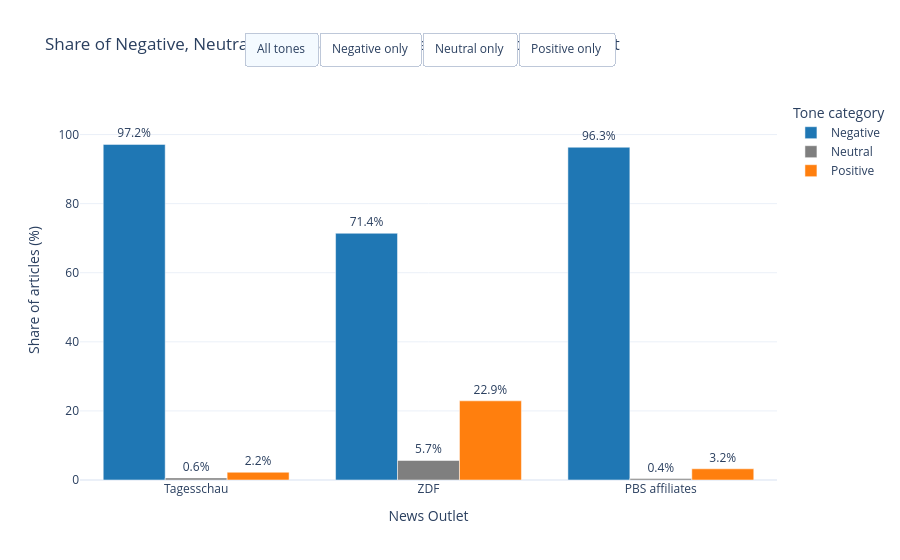

This figure's notebook cell:
### Code cell
import pandas as pd
import numpy as np
from pathlib import Path
import re
import plotly.graph_objects as go

path = Path(r'tagesschau_zdf_pbs_foxnews_bild_gkg_partitioned_full.csv')
df = pd.read_csv(path)

def first_tone(x):
    try:
        return float(str(x).split(',')[0])
    except Exception:
        return np.nan

df['tone'] = df['V2Tone'].map(first_tone)
df['date'] = pd.to_datetime(df['DATE'].astype(str), format='%Y%m%d%H%M%S', errors='coerce')

# news outlets
pbs_affiliates = {'pbs.org', 'kpbs.org', 'nhpbs.org', 'azpbs.org'}

def outlet_group(src):
    if src == 'tagesschau.de':
        return 'Tagesschau'
    if src == 'zdf.de':
        return 'ZDF'
    if src in pbs_affiliates:
        return 'PBS affiliates'
    return None

df['outlet_group'] = df['SourceCommonName'].map(outlet_group)

# filtering Israel-Palestine articles
url_col = 'url' if 'url' in df.columns else 'DocumentIdentifier'

keywords = [
    "gaza", "palästina", "israel", "hamas", "palestine", "rafah",
    "Zwei-Staaten-Lösung", "two-state solution", "hamas-tunnel",
    "idf", "israel defense forces", "israelische verteidigungskräfte"
]

pattern = "|".join(re.escape(k) for k in keywords)

topic_mask = df[url_col].astype(str).str.contains(
    pattern,
    case=False,
    na=False,
    regex=True
)

rq1 = df[df['outlet_group'].notna() & topic_mask].copy()
rq1 = rq1.dropna(subset=['date', 'tone'])
rq1 = rq1[(rq1['date'] >= '2023-10-08') & (rq1['date'] <= '2024-12-31')].copy()

def tone_category(x):
    if x < 0:
        return 'Negative'
    elif x > 0:
        return 'Positive'
    return 'Neutral'

rq1['tone_category'] = rq1['tone'].apply(tone_category)

# total counts by each outlet
outlet_order = ['Tagesschau', 'ZDF', 'PBS affiliates']
tone_order = ['Negative', 'Neutral', 'Positive']

counts = rq1['outlet_group'].value_counts().reindex(outlet_order).fillna(0).astype(int)

# counts per outlet and tone
abs_counts = (
    rq1.groupby(['outlet_group', 'tone_category'])
      .size()
      .unstack(fill_value=0)
)

for col in tone_order:
    if col not in abs_counts.columns:
        abs_counts[col] = 0

abs_counts = abs_counts[tone_order].reindex(outlet_order).fillna(0).astype(int)

# percentage number
shares = abs_counts.div(abs_counts.sum(axis=1), axis=0) * 100
shares = shares.fillna(0)

x_labels = outlet_order

colors = {
    'Negative': '#1f77b4',
    'Neutral':  '#7f7f7f',
    'Positive': '#ff7f0e'
}

fig = go.Figure()

for tone in tone_order:
    fig.add_trace(go.Bar(
        x=x_labels,
        y=shares[tone],
        name=tone,
        marker_color=colors[tone],
        text=[f"{v:.1f}%" for v in shares[tone]],
        textposition='outside',
        customdata=np.array([
            abs_counts[tone].values,
            counts.values
        ]).T,
        hovertemplate=(
            "<b>%{x}</b><br>"
            f"Tone: {tone}<br>"
            "Share: %{y:.1f}%<br>"
            "Articles in this tone: %{customdata[0]}<br>"
            "Total outlet articles: %{customdata[1]}"
            "<extra></extra>"
        )
    ))

fig.update_layout(
    title='Share of Negative, Neutral and Positive Israel–Palestine Articles by Outlet',
    xaxis_title='News Outlet',
    yaxis_title='Share of articles (%)',
    barmode='group',
    yaxis=dict(range=[0, 110]),
    legend_title='Tone category',
    template='plotly_white',
    updatemenus=[
        dict(
            type="buttons",
            direction="right",
            x=0.5,
            xanchor="center",
            y=1.18,
            yanchor="top",
            showactive=True,
            buttons=[
                dict(
                    label="All tones",
                    method="update",
                    args=[
                        {"visible": [True, True, True]},
                        {"title": 'Share of Negative, Neutral and Positive Israel–Palestine Articles by Outlet'}
                    ]
                ),
                dict(
                    label="Negative only",
                    method="update",
                    args=[
                        {"visible": [True, False, False]},
                        {"title": 'Share of Negative Israel–Palestine Articles by Outlet'}
                    ]
                ),
                dict(
                    label="Neutral only",
                    method="update",
                    args=[
                        {"visible": [False, True, False]},
                        {"title": 'Share of Neutral Israel–Palestine Articles by Outlet'}
                    ]
                ),
                dict(
                    label="Positive only",
                    method="update",
                    args=[
                        {"visible": [False, False, True]},
                        {"title": 'Share of Positive Israel–Palestine Articles by Outlet'}
                    ]
                ),
            ]
        )
    ]
)

fig.show()

#print("Article counts by outlet:")
#print(counts)
#print("\nAbsolute counts by tone:")
#print(abs_counts)
#print("\nPercentage shares:")
#print(shares.round(2))

### Figure 1 — Plotly figure (JSON) as saved in the notebook; plotly's stock layout.template omitted (floating-point values rounded to 4 significant figures)
{"data": [{"customdata": [[1125, 1158], [240, 336], [1128, 1171]], "hovertemplate": "<b>%{x}</b><br>Tone: Negative<br>Share: %{y:.1f}%<br>Articles in this tone: %{customdata[0]}<br>Total outlet articles: %{customdata[1]}<extra></extra>", "marker": {"color": "#1f77b4"}, "name": "Negative", "text": ["97.2%", "71.4%", "96.3%"], "textposition": "outside", "type": "bar", "visible": true, "x": ["Tagesschau", "ZDF", "PBS affiliates"], "y": [97.15, 71.43, 96.33]}, {"customdata": [[7, 1158], [19, 336], [5, 1171]], "hovertemplate": "<b>%{x}</b><br>Tone: Neutral<br>Share: %{y:.1f}%<br>Articles in this tone: %{customdata[0]}<br>Total outlet articles: %{customdata[1]}<extra></extra>", "marker": {"color": "#7f7f7f"}, "name": "Neutral", "text": ["0.6%", "5.7%", "0.4%"], "textposition": "outside", "type": "bar", "visible": true, "x": ["Tagesschau", "ZDF", "PBS affiliates"], "y": [0.6045, 5.655, 0.427]}, {"customdata": [[26, 1158], [77, 336], [38, 1171]], "hovertemplate": "<b>%{x}</b><br>Tone: Positive<br>Share: %{y:.1f}%<br>Articles in this tone: %{customdata[0]}<br>Total outlet articles: %{customdata[1]}<extra></extra>", "marker": {"color": "#ff7f0e"}, "name": "Positive", "text": ["2.2%", "22.9%", "3.2%"], "textposition": "outside", "type": "bar", "visible": true, "x": ["Tagesschau", "ZDF", "PBS affiliates"], "y": [2.245, 22.92, 3.245]}], "layout": {"autosize": true, "barmode": "group", "legend": {"title": {"text": "Tone category"}}, "title": {"text": "Share of Negative, Neutral and Positive Israel–Palestine Articles by Outlet"}, "updatemenus": [{"active": 0, "buttons": [{"args": [{"visible": [true, true, true]}, {"title": "Share of Negative, Neutral and Positive Israel–Palestine Articles by Outlet"}], "label": "All tones", "method": "update"}, {"args": [{"visible": [true, false, false]}, {"title": "Share of Negative Israel–Palestine Articles by Outlet"}], "label": "Negative only", "method": "update"}, {"args": [{"visible": [false, true, false]}, {"title": "Share of Neutral Israel–Palestine Articles by Outlet"}], "label": "Neutral only", "method": "update"}, {"args": [{"visible": [false, false, true]}, {"title": "Share of Positive Israel–Palestine Articles by Outlet"}], "label": "Positive only", "method": "update"}], "direction": "right", "showactive": true, "type": "buttons", "x": 0.5, "xanchor": "center", "y": 1.18, "yanchor": "top"}], "xaxis": {"autorange": true, "range": [-0.5, 2.5], "title": {"text": "News Outlet"}, "type": "category"}, "yaxis": {"range": [0, 110], "title": {"text": "Share of articles (%)"}, "type": "linear"}}}
